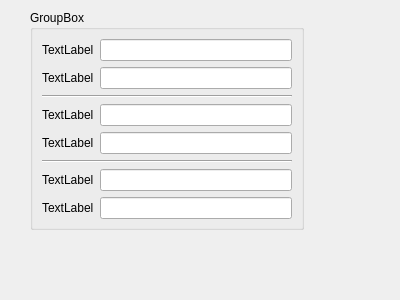
<?xml version="1.0" encoding="UTF-8"?>
<ui version="4.0">
 <class>Form</class>
 <widget class="QWidget" name="Form">
  <property name="geometry">
   <rect>
    <x>0</x>
    <y>0</y>
    <width>400</width>
    <height>300</height>
   </rect>
  </property>
  <property name="windowTitle">
   <string>Form</string>
  </property>
  <widget class="QGroupBox" name="groupBox">
   <property name="geometry">
    <rect>
     <x>30</x>
     <y>10</y>
     <width>274</width>
     <height>220</height>
    </rect>
   </property>
   <property name="title">
    <string>GroupBox</string>
   </property>
   <layout class="QGridLayout" name="gridLayout">
    <item row="0" column="0">
     <widget class="QLabel" name="label_nose_gear_left">
      <property name="text">
       <string>TextLabel</string>
      </property>
     </widget>
    </item>
    <item row="0" column="1">
     <widget class="QLineEdit" name="line_edit_nose_gear_left"/>
    </item>
    <item row="1" column="0">
     <widget class="QLabel" name="label_nose_gear_left_2">
      <property name="text">
       <string>TextLabel</string>
      </property>
     </widget>
    </item>
    <item row="1" column="1">
     <widget class="QLineEdit" name="line_edit_nose_gear_left_2"/>
    </item>
    <item row="2" column="0" colspan="2">
     <widget class="Line" name="line">
      <property name="orientation">
       <enum>Qt::Horizontal</enum>
      </property>
     </widget>
    </item>
    <item row="3" column="0">
     <widget class="QLabel" name="label_left_main_gear_out">
      <property name="text">
       <string>TextLabel</string>
      </property>
     </widget>
    </item>
    <item row="3" column="1">
     <widget class="QLineEdit" name="line_edit_left_main_gear_out"/>
    </item>
    <item row="4" column="0">
     <widget class="QLabel" name="label_left_main_gear_in">
      <property name="text">
       <string>TextLabel</string>
      </property>
     </widget>
    </item>
    <item row="4" column="1">
     <widget class="QLineEdit" name="line_edit_left_main_gear_out_2"/>
    </item>
    <item row="5" column="0" colspan="2">
     <widget class="Line" name="line_4">
      <property name="orientation">
       <enum>Qt::Horizontal</enum>
      </property>
     </widget>
    </item>
    <item row="6" column="0">
     <widget class="QLabel" name="label_right_main_gear_in">
      <property name="text">
       <string>TextLabel</string>
      </property>
     </widget>
    </item>
    <item row="6" column="1">
     <widget class="QLineEdit" name="line_edit_right_main_gear_in"/>
    </item>
    <item row="7" column="0">
     <widget class="QLabel" name="label_right_main_gear_out">
      <property name="text">
       <string>TextLabel</string>
      </property>
     </widget>
    </item>
    <item row="7" column="1">
     <widget class="QLineEdit" name="line_edit_right_main_gear_out"/>
    </item>
   </layout>
  </widget>
 </widget>
 <resources/>
 <connections/>
</ui>
